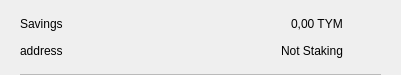
<?xml version="1.0" encoding="UTF-8"?>
<ui version="4.0">
 <class>CSRow</class>
 <widget class="QWidget" name="CSRow">
  <property name="geometry">
   <rect>
    <x>0</x>
    <y>0</y>
    <width>401</width>
    <height>75</height>
   </rect>
  </property>
  <property name="windowTitle">
   <string>Form</string>
  </property>
  <layout class="QVBoxLayout" name="verticalLayout">
   <property name="spacing">
    <number>0</number>
   </property>
   <property name="leftMargin">
    <number>20</number>
   </property>
   <property name="topMargin">
    <number>10</number>
   </property>
   <property name="rightMargin">
    <number>20</number>
   </property>
   <property name="bottomMargin">
    <number>0</number>
   </property>
   <item>
    <widget class="QWidget" name="info" native="true">
     <property name="minimumSize">
      <size>
       <width>0</width>
       <height>0</height>
      </size>
     </property>
     <layout class="QHBoxLayout" name="horizontalLayout_3">
      <property name="leftMargin">
       <number>0</number>
      </property>
      <property name="topMargin">
       <number>0</number>
      </property>
      <property name="rightMargin">
       <number>0</number>
      </property>
      <property name="bottomMargin">
       <number>10</number>
      </property>
      <item>
       <widget class="QWidget" name="container" native="true">
        <property name="minimumSize">
         <size>
          <width>0</width>
          <height>0</height>
         </size>
        </property>
        <layout class="QVBoxLayout" name="verticalLayout_2">
         <property name="spacing">
          <number>0</number>
         </property>
         <property name="leftMargin">
          <number>0</number>
         </property>
         <property name="topMargin">
          <number>0</number>
         </property>
         <property name="rightMargin">
          <number>0</number>
         </property>
         <property name="bottomMargin">
          <number>0</number>
         </property>
         <item>
          <layout class="QHBoxLayout" name="horizontalLayout">
           <item>
            <widget class="QLabel" name="labelName">
             <property name="toolTip">
              <string notr="true"/>
             </property>
             <property name="text">
              <string>Savings</string>
             </property>
            </widget>
           </item>
           <item>
            <spacer name="horizontalSpacer">
             <property name="orientation">
              <enum>Qt::Horizontal</enum>
             </property>
             <property name="sizeHint" stdset="0">
              <size>
               <width>40</width>
               <height>20</height>
              </size>
             </property>
            </spacer>
           </item>
           <item>
            <widget class="QLabel" name="labelAmount">
             <property name="text">
              <string>0,00 TYM</string>
             </property>
            </widget>
           </item>
          </layout>
         </item>
         <item>
          <layout class="QHBoxLayout" name="horizontalLayout_2">
           <item>
            <widget class="QLabel" name="labelAddress">
             <property name="toolTip">
              <string notr="true"/>
             </property>
             <property name="text">
              <string>address</string>
             </property>
            </widget>
           </item>
           <item>
            <spacer name="horizontalSpacer_2">
             <property name="orientation">
              <enum>Qt::Horizontal</enum>
             </property>
             <property name="sizeHint" stdset="0">
              <size>
               <width>40</width>
               <height>20</height>
              </size>
             </property>
            </spacer>
           </item>
           <item>
            <widget class="QLabel" name="labelStaking">
             <property name="text">
              <string>Not Staking</string>
             </property>
            </widget>
           </item>
          </layout>
         </item>
        </layout>
       </widget>
      </item>
      <item alignment="Qt::AlignHCenter|Qt::AlignVCenter">
       <widget class="QPushButton" name="pushButtonMenu">
        <property name="minimumSize">
         <size>
          <width>24</width>
          <height>24</height>
         </size>
        </property>
        <property name="maximumSize">
         <size>
          <width>32</width>
          <height>32</height>
         </size>
        </property>
        <property name="focusPolicy">
         <enum>Qt::NoFocus</enum>
        </property>
        <property name="styleSheet">
         <string notr="true">border:none; background-color:transparent;</string>
        </property>
        <property name="text">
         <string/>
        </property>
        <property name="icon">
         <iconset>
          <normaloff>://ic-menu-hover</normaloff>://ic-menu-hover</iconset>
        </property>
        <property name="iconSize">
         <size>
          <width>24</width>
          <height>24</height>
         </size>
        </property>
       </widget>
      </item>
     </layout>
    </widget>
   </item>
   <item>
    <widget class="QLabel" name="lblDivisory">
     <property name="minimumSize">
      <size>
       <width>0</width>
       <height>1</height>
      </size>
     </property>
     <property name="maximumSize">
      <size>
       <width>16777215</width>
       <height>1</height>
      </size>
     </property>
     <property name="styleSheet">
      <string notr="true">background-color:#bababa;</string>
     </property>
     <property name="text">
      <string/>
     </property>
     <property name="alignment">
      <set>Qt::AlignBottom|Qt::AlignLeading|Qt::AlignLeft</set>
     </property>
    </widget>
   </item>
  </layout>
 </widget>
 <resources/>
 <connections/>
</ui>
